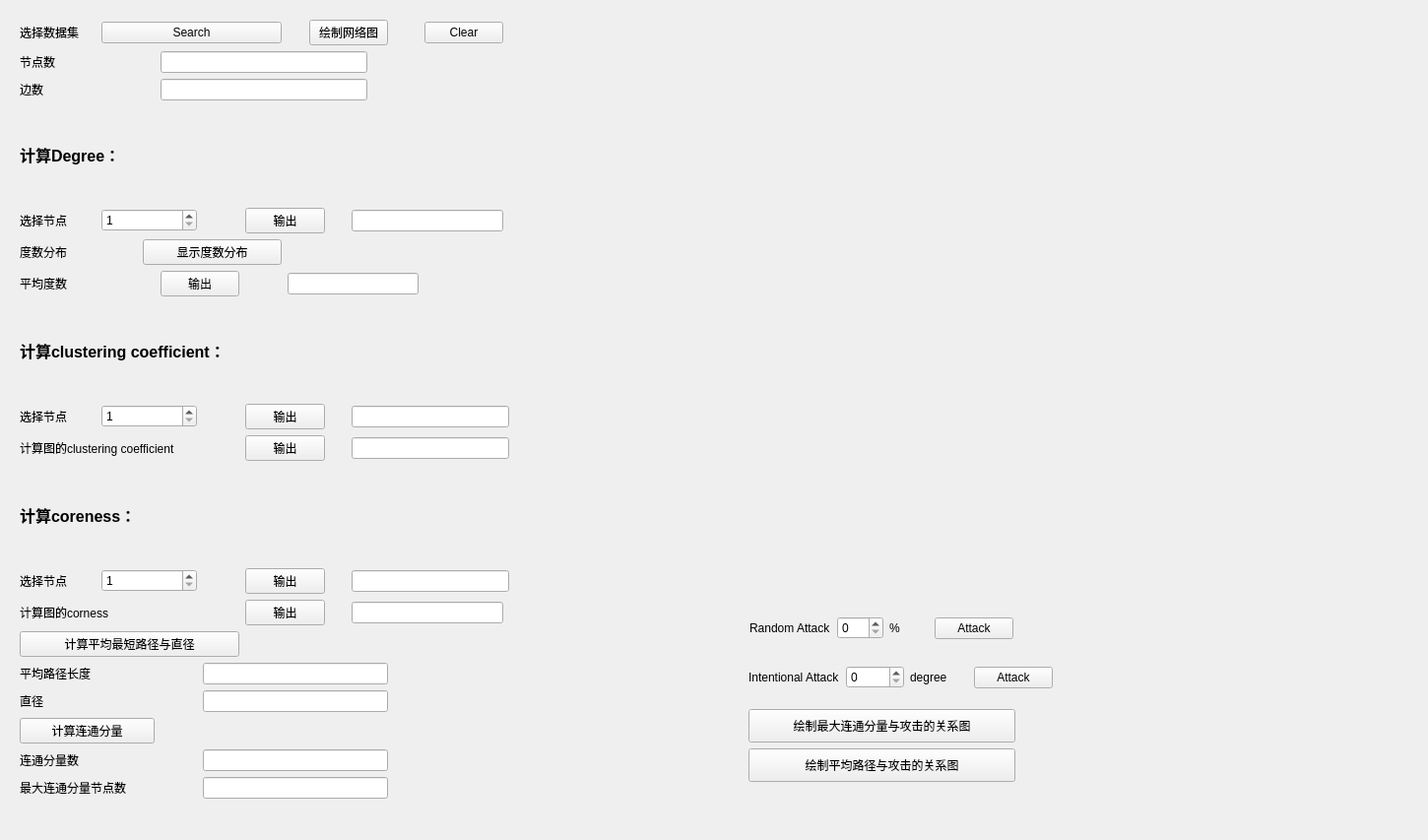
<?xml version="1.0" encoding="UTF-8"?>
<ui version="4.0">
 <class>mainwindow</class>
 <widget class="QWidget" name="mainwindow">
  <property name="geometry">
   <rect>
    <x>0</x>
    <y>0</y>
    <width>1450</width>
    <height>853</height>
   </rect>
  </property>
  <property name="windowTitle">
   <string>Form</string>
  </property>
  <widget class="QLabel" name="image_area">
   <property name="geometry">
    <rect>
     <x>640</x>
     <y>50</y>
     <width>800</width>
     <height>500</height>
    </rect>
   </property>
   <property name="text">
    <string/>
   </property>
  </widget>
  <widget class="QWidget" name="layoutWidget">
   <property name="geometry">
    <rect>
     <x>20</x>
     <y>20</y>
     <width>580</width>
     <height>791</height>
    </rect>
   </property>
   <layout class="QGridLayout" name="gridLayout">
    <item row="11" column="6" colspan="4">
     <widget class="QPushButton" name="button_node_coreness">
      <property name="text">
       <string>输出</string>
      </property>
     </widget>
    </item>
    <item row="5" column="0" colspan="2">
     <widget class="QLabel" name="label_degree_distribution">
      <property name="text">
       <string>度数分布</string>
      </property>
     </widget>
    </item>
    <item row="8" column="2" colspan="3">
     <widget class="QSpinBox" name="cs_node_id">
      <property name="minimum">
       <number>1</number>
      </property>
     </widget>
    </item>
    <item row="5" column="10" colspan="3">
     <spacer name="horizontalSpacer_8">
      <property name="orientation">
       <enum>Qt::Horizontal</enum>
      </property>
      <property name="sizeHint" stdset="0">
       <size>
        <width>40</width>
        <height>20</height>
       </size>
      </property>
     </spacer>
    </item>
    <item row="12" column="0" colspan="4">
     <widget class="QLabel" name="label_corness">
      <property name="text">
       <string>计算图的corness</string>
      </property>
     </widget>
    </item>
    <item row="8" column="11" colspan="6">
     <widget class="QLineEdit" name="node_cs"/>
    </item>
    <item row="15" column="5" colspan="8">
     <widget class="QLineEdit" name="diameter"/>
    </item>
    <item row="16" column="0" colspan="4">
     <widget class="QPushButton" name="button_scc">
      <property name="text">
       <string>计算连通分量</string>
      </property>
     </widget>
    </item>
    <item row="2" column="4" colspan="8">
     <widget class="QLineEdit" name="edge_number"/>
    </item>
    <item row="6" column="15">
     <spacer name="horizontalSpacer_9">
      <property name="orientation">
       <enum>Qt::Horizontal</enum>
      </property>
      <property name="sizeHint" stdset="0">
       <size>
        <width>40</width>
        <height>20</height>
       </size>
      </property>
     </spacer>
    </item>
    <item row="0" column="0" colspan="2">
     <widget class="QLabel" name="label_dataset">
      <property name="text">
       <string>选择数据集</string>
      </property>
     </widget>
    </item>
    <item row="10" column="0" colspan="3">
     <widget class="QLabel" name="label_2">
      <property name="font">
       <font>
        <pointsize>12</pointsize>
        <weight>75</weight>
        <bold>true</bold>
       </font>
      </property>
      <property name="text">
       <string>计算coreness：</string>
      </property>
     </widget>
    </item>
    <item row="1" column="12" colspan="3">
     <spacer name="horizontalSpacer_6">
      <property name="orientation">
       <enum>Qt::Horizontal</enum>
      </property>
      <property name="sizeHint" stdset="0">
       <size>
        <width>40</width>
        <height>20</height>
       </size>
      </property>
     </spacer>
    </item>
    <item row="12" column="11" colspan="5">
     <widget class="QLineEdit" name="graph_coreness"/>
    </item>
    <item row="14" column="5" colspan="8">
     <widget class="QLineEdit" name="average_path_length"/>
    </item>
    <item row="3" column="0" colspan="3">
     <widget class="QLabel" name="label_3">
      <property name="font">
       <font>
        <pointsize>12</pointsize>
        <weight>75</weight>
        <bold>true</bold>
       </font>
      </property>
      <property name="text">
       <string>计算Degree：</string>
      </property>
     </widget>
    </item>
    <item row="17" column="5" colspan="8">
     <widget class="QLineEdit" name="scc_number"/>
    </item>
    <item row="6" column="4" colspan="2">
     <widget class="QPushButton" name="button_avg_degree">
      <property name="text">
       <string>输出</string>
      </property>
     </widget>
    </item>
    <item row="18" column="0" colspan="4">
     <widget class="QLabel" name="label_largest_scc">
      <property name="text">
       <string>最大连通分量节点数</string>
      </property>
     </widget>
    </item>
    <item row="8" column="0" colspan="2">
     <widget class="QLabel" name="label_5">
      <property name="text">
       <string>选择节点</string>
      </property>
     </widget>
    </item>
    <item row="0" column="9" colspan="4">
     <widget class="QPushButton" name="button_draw_network">
      <property name="text">
       <string>绘制网络图</string>
      </property>
     </widget>
    </item>
    <item row="11" column="2" colspan="3">
     <widget class="QSpinBox" name="coreness_node_id">
      <property name="minimum">
       <number>1</number>
      </property>
     </widget>
    </item>
    <item row="4" column="11" colspan="5">
     <widget class="QLineEdit" name="node_degree"/>
    </item>
    <item row="11" column="11" colspan="6">
     <widget class="QLineEdit" name="node_coreness"/>
    </item>
    <item row="15" column="0" colspan="2">
     <widget class="QLabel" name="label_diameter">
      <property name="text">
       <string>直径</string>
      </property>
     </widget>
    </item>
    <item row="9" column="11" colspan="6">
     <widget class="QLineEdit" name="graph_cs"/>
    </item>
    <item row="9" column="6" colspan="4">
     <widget class="QPushButton" name="button_graph_cs">
      <property name="text">
       <string>输出</string>
      </property>
     </widget>
    </item>
    <item row="8" column="6" colspan="4">
     <widget class="QPushButton" name="button_node_cs">
      <property name="text">
       <string>输出</string>
      </property>
     </widget>
    </item>
    <item row="2" column="0">
     <widget class="QLabel" name="label_edge_number">
      <property name="text">
       <string>边数</string>
      </property>
     </widget>
    </item>
    <item row="17" column="0" colspan="2">
     <widget class="QLabel" name="label_scc_number">
      <property name="text">
       <string>连通分量数</string>
      </property>
     </widget>
    </item>
    <item row="2" column="12" colspan="3">
     <spacer name="horizontalSpacer_7">
      <property name="orientation">
       <enum>Qt::Horizontal</enum>
      </property>
      <property name="sizeHint" stdset="0">
       <size>
        <width>40</width>
        <height>20</height>
       </size>
      </property>
     </spacer>
    </item>
    <item row="1" column="4" colspan="8">
     <widget class="QLineEdit" name="node_number"/>
    </item>
    <item row="12" column="6" colspan="4">
     <widget class="QPushButton" name="button_graph_coreness">
      <property name="text">
       <string>输出</string>
      </property>
     </widget>
    </item>
    <item row="6" column="8" colspan="7">
     <widget class="QLineEdit" name="average_degree"/>
    </item>
    <item row="4" column="2" colspan="3">
     <widget class="QSpinBox" name="degree_node_id">
      <property name="minimum">
       <number>1</number>
      </property>
     </widget>
    </item>
    <item row="11" column="0" colspan="2">
     <widget class="QLabel" name="label_7">
      <property name="text">
       <string>选择节点</string>
      </property>
     </widget>
    </item>
    <item row="7" column="0" colspan="7">
     <widget class="QLabel" name="label">
      <property name="font">
       <font>
        <pointsize>12</pointsize>
        <weight>75</weight>
        <bold>true</bold>
       </font>
      </property>
      <property name="text">
       <string>计算clustering coefficient：</string>
      </property>
     </widget>
    </item>
    <item row="4" column="6" colspan="4">
     <widget class="QPushButton" name="button_node_degree">
      <property name="text">
       <string>输出</string>
      </property>
     </widget>
    </item>
    <item row="14" column="0" colspan="2">
     <widget class="QLabel" name="label_average_path_length">
      <property name="text">
       <string>平均路径长度</string>
      </property>
     </widget>
    </item>
    <item row="6" column="0" colspan="2">
     <widget class="QLabel" name="label_average_degree">
      <property name="text">
       <string>平均度数</string>
      </property>
     </widget>
    </item>
    <item row="4" column="0" colspan="2">
     <widget class="QLabel" name="label_6">
      <property name="text">
       <string>选择节点</string>
      </property>
     </widget>
    </item>
    <item row="1" column="0">
     <widget class="QLabel" name="label_node_number">
      <property name="text">
       <string>节点数</string>
      </property>
     </widget>
    </item>
    <item row="18" column="5" colspan="8">
     <widget class="QLineEdit" name="largest_scc"/>
    </item>
    <item row="0" column="2" colspan="6">
     <widget class="QPushButton" name="button_search_dataset">
      <property name="text">
       <string>Search</string>
      </property>
     </widget>
    </item>
    <item row="9" column="0" colspan="6">
     <widget class="QLabel" name="label_clustering_coefficient">
      <property name="text">
       <string>计算图的clustering coefficient</string>
      </property>
     </widget>
    </item>
    <item row="9" column="17">
     <spacer name="horizontalSpacer_10">
      <property name="orientation">
       <enum>Qt::Horizontal</enum>
      </property>
      <property name="sizeHint" stdset="0">
       <size>
        <width>40</width>
        <height>20</height>
       </size>
      </property>
     </spacer>
    </item>
    <item row="18" column="15">
     <spacer name="horizontalSpacer_3">
      <property name="orientation">
       <enum>Qt::Horizontal</enum>
      </property>
      <property name="sizeHint" stdset="0">
       <size>
        <width>38</width>
        <height>20</height>
       </size>
      </property>
     </spacer>
    </item>
    <item row="17" column="14" colspan="2">
     <spacer name="horizontalSpacer_2">
      <property name="orientation">
       <enum>Qt::Horizontal</enum>
      </property>
      <property name="sizeHint" stdset="0">
       <size>
        <width>40</width>
        <height>20</height>
       </size>
      </property>
     </spacer>
    </item>
    <item row="15" column="15">
     <spacer name="horizontalSpacer_5">
      <property name="orientation">
       <enum>Qt::Horizontal</enum>
      </property>
      <property name="sizeHint" stdset="0">
       <size>
        <width>40</width>
        <height>20</height>
       </size>
      </property>
     </spacer>
    </item>
    <item row="14" column="15">
     <spacer name="horizontalSpacer_4">
      <property name="orientation">
       <enum>Qt::Horizontal</enum>
      </property>
      <property name="sizeHint" stdset="0">
       <size>
        <width>40</width>
        <height>20</height>
       </size>
      </property>
     </spacer>
    </item>
    <item row="12" column="16" colspan="2">
     <spacer name="horizontalSpacer">
      <property name="orientation">
       <enum>Qt::Horizontal</enum>
      </property>
      <property name="sizeHint" stdset="0">
       <size>
        <width>40</width>
        <height>20</height>
       </size>
      </property>
     </spacer>
    </item>
    <item row="13" column="0" colspan="6">
     <widget class="QPushButton" name="button_path_diameter">
      <property name="text">
       <string>计算平均最短路径与直径</string>
      </property>
     </widget>
    </item>
    <item row="5" column="3" colspan="5">
     <widget class="QPushButton" name="button_degree_distribution">
      <property name="text">
       <string>显示度数分布</string>
      </property>
     </widget>
    </item>
    <item row="0" column="15">
     <widget class="QPushButton" name="button_clear">
      <property name="text">
       <string>Clear</string>
      </property>
     </widget>
    </item>
   </layout>
  </widget>
  <widget class="QWidget" name="layoutWidget">
   <property name="geometry">
    <rect>
     <x>761</x>
     <y>620</y>
     <width>268</width>
     <height>36</height>
    </rect>
   </property>
   <layout class="QHBoxLayout" name="horizontalLayout">
    <item>
     <widget class="QLabel" name="label_random_attack">
      <property name="text">
       <string>Random Attack</string>
      </property>
     </widget>
    </item>
    <item>
     <widget class="QSpinBox" name="random_attack_percent">
      <property name="maximum">
       <number>100</number>
      </property>
     </widget>
    </item>
    <item>
     <widget class="QLabel" name="label_percentage">
      <property name="text">
       <string>%</string>
      </property>
     </widget>
    </item>
    <item>
     <widget class="QPushButton" name="button_random_attack">
      <property name="text">
       <string>Attack</string>
      </property>
     </widget>
    </item>
   </layout>
  </widget>
  <widget class="QWidget" name="layoutWidget">
   <property name="geometry">
    <rect>
     <x>760</x>
     <y>670</y>
     <width>309</width>
     <height>36</height>
    </rect>
   </property>
   <layout class="QHBoxLayout" name="horizontalLayout_2">
    <item>
     <widget class="QLabel" name="label_intentional_attack">
      <property name="text">
       <string>Intentional Attack</string>
      </property>
     </widget>
    </item>
    <item>
     <widget class="QSpinBox" name="intentional_attack_degree"/>
    </item>
    <item>
     <widget class="QLabel" name="degree">
      <property name="text">
       <string>degree</string>
      </property>
     </widget>
    </item>
    <item>
     <widget class="QPushButton" name="button_intentional_attack">
      <property name="text">
       <string>Attack</string>
      </property>
     </widget>
    </item>
   </layout>
  </widget>
  <widget class="QPushButton" name="button_attack_largest_scc">
   <property name="geometry">
    <rect>
     <x>760</x>
     <y>720</y>
     <width>271</width>
     <height>34</height>
    </rect>
   </property>
   <property name="text">
    <string>绘制最大连通分量与攻击的关系图</string>
   </property>
  </widget>
  <widget class="QPushButton" name="button_attack_avg_path">
   <property name="geometry">
    <rect>
     <x>760</x>
     <y>760</y>
     <width>271</width>
     <height>34</height>
    </rect>
   </property>
   <property name="text">
    <string>绘制平均路径与攻击的关系图</string>
   </property>
  </widget>
 </widget>
 <resources/>
 <connections/>
</ui>
